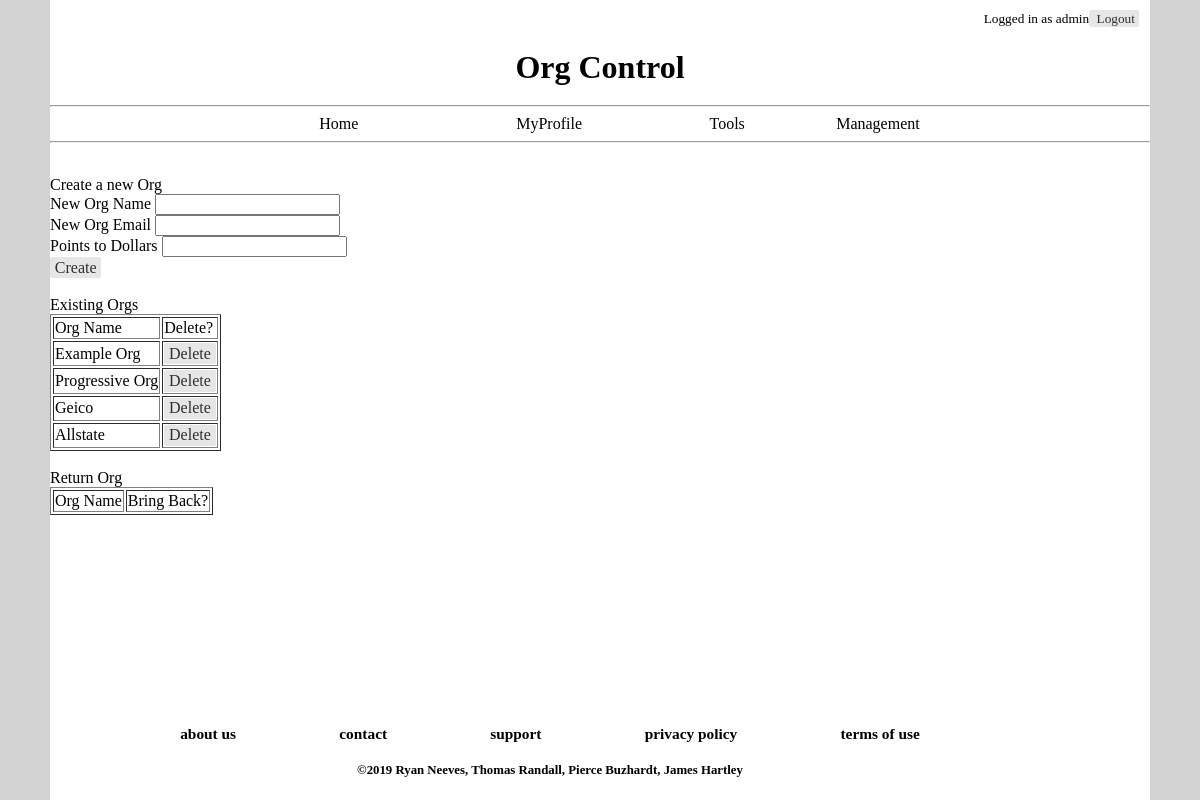
The app's page /pages/orgcontrol.php (signed in) with its own data.
### tables this page shows
CREATE TABLE IF NOT EXISTS `account` (
  `account_id` int(11) NOT NULL AUTO_INCREMENT,
  `username` varchar(30) NOT NULL,
  `email_address` varchar(100) NOT NULL,
  `shipping_address` varchar(150) NOT NULL,
  `hashed_password` varchar(255) NOT NULL,
  `role` enum('driver','sponsor','admin') NOT NULL,
  `path_to_pfp` varchar(256) DEFAULT NULL,
  `live_account` INT (1) NULL DEFAULT '1',
  PRIMARY KEY (`account_id`),
  UNIQUE KEY `username` (`username`),
  UNIQUE KEY `email_address` (`email_address`)
);

CREATE TABLE IF NOT EXISTS `sponsor_org` (
  `sponsor_org_id` int(11) NOT NULL AUTO_INCREMENT,
  `org_name` varchar(50) NOT NULL,
  `org_email_address` varchar(100) NOT NULL,
  `org_bio` varchar(500) DEFAULT NULL,
  `org_url` varchar(256) DEFAULT NULL,
  `path_to_org_logo` varchar(256) DEFAULT NULL,
  `points_to_dollars` double NOT NULL,
  `application_open` int(1) NULL DEFAULT '1',
  `live_org` int(1) NULL DEFAULT '1',
  PRIMARY KEY (`sponsor_org_id`),
  UNIQUE KEY `org_name` (`org_name`)
);

### php/config.php (called while the page is built, shortened)
<?php
  $dbhost = "driverdb.cgbvpo0s4pjx.us-east-1.rds.amazonaws.com";
  $dbuser = "DrvrRwrds_1rtc";
  $dbpass = "TenRats10";
  $database = "DriverRewards4910";
?>

### php/mysqlClass.php (called while the page is built, shortened)
<?php
class mysql_db {
  public $db_connect_id;
  function __construct($dbhost, $dbuser, $dbpass, $database) {
    $this->server = $dbhost;
    $this->user = $dbuser;
    $this->password = $dbpass;
    $this->dbname = $database;
    $this->db_connect_id = new mysqli($this->server,$this->user,$this->password,$this->dbname);
    if($this->db_connect_id->connect_error) {
      die("Connection failed: " . $this->db_connect_id->connect_error);
    }
    else { return $this->db_connect_id; }
  }
  function query($query) {
    return mysqli_query($this->db_connect_id, $query);
  }
}
include_once ("config.php");
$db = new mysql_db($dbhost, $dbuser, $dbpass, $database);
?>

### pages/orgcontrol.php (the view, shortened to what this page needs)
<!DOCTYPE html>
<html>
<?php $title = "Org Control";
include('../php/header.php'); ?>
<main>
    <label for=create_org>Create a new Org</label>
    <form name=create_org method=POST action='../pages/orgcontrol.php'>
        <label for=nOrgName>New Org Name</label>
        <input type=text name=nOrgName required><br>
        <label for=nOrgEmail>New Org Email</label>
        <input type=text name=nOrgEmail required><br>
        <label for=points>Points to Dollars</label>
        <input type=number step="0.01" name=points required><br>
        <input type=submit name=create value='Create' class='button'>
    </form>
    <br>
    <label for=delet_org>Existing Orgs</label>
    <table name=delet_org border=1px>
        <tr>
            <td>Org Name</td>
            <td>Delete?</td>
        </tr>
        <?php
        $sql = "SELECT * FROM sponsor_org WHERE live_org = 1";
        if (!($result = $db->query($sql))) echo "Could not populate this table at this time";
        else {
            $nrows = mysqli_num_rows($result);
            for ($i = 0; $i < $nrows; $i += 1) {
                $row = $result->fetch_assoc();
                echo "<tr><td>$row[org_name]</td><td><form name=delete_org method=POST action='../pages/orgcontrol.php'><input type=submit name=delete value='Delete' class=button><input type=hidden name=orgId value=$row[sponsor_org_id]></form></td></tr>";
            }
        }
        ?>
    </table>
    <br>
    <label for=rez_org>Return Org</label>
    <table name=rez_org border=1px>
        <tr>
            <td>Org Name</td>
            <td>Bring Back?</td>
        </tr>
    </table>
</main>
<?php include('../php/footer.php'); ?>
</html>

### php/sqlconnect.php (shortened to what this page needs)
<?php
@include_once('./mysqlClass.php');
@include_once('../php/mysqlClass.php');
if (!isset($_SESSION["user_id"])) {
} else {
    $id = $_SESSION["user_id"];
    $sql = "SELECT username,role FROM account WHERE account_id = '$id'";
    $result = $db->query($sql);
}
function displayLogin($logged_in, $login_name)
{
    if ($logged_in == true) {
        echo "Logged in as " . $login_name . "<a class='button' href='../pages/logout.php'> Logout</a>";
    } else {
        echo "<a class='button' href=\"./login.php\">Login</a>";
        echo "	<a class = 'button' href=\"./register.php\">Register</a>";
    }
}
?>

### records on screen
account: role "admin"
sponsor_org: org_name "Example Org"
sponsor_org: org_name "Progressive Org"
sponsor_org: org_name "Geico"
sponsor_org: org_name "Allstate"

### other values on screen
$title "Org Control"
